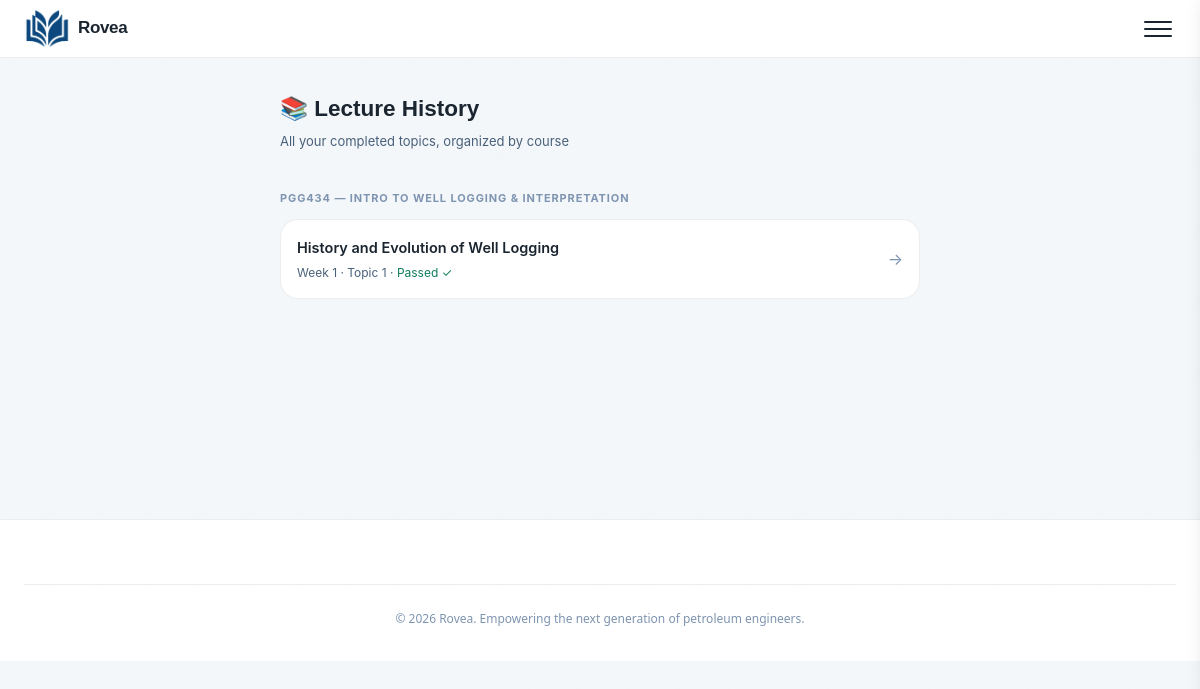
/history/ (signed in), run on an earlier commit of the app's database.
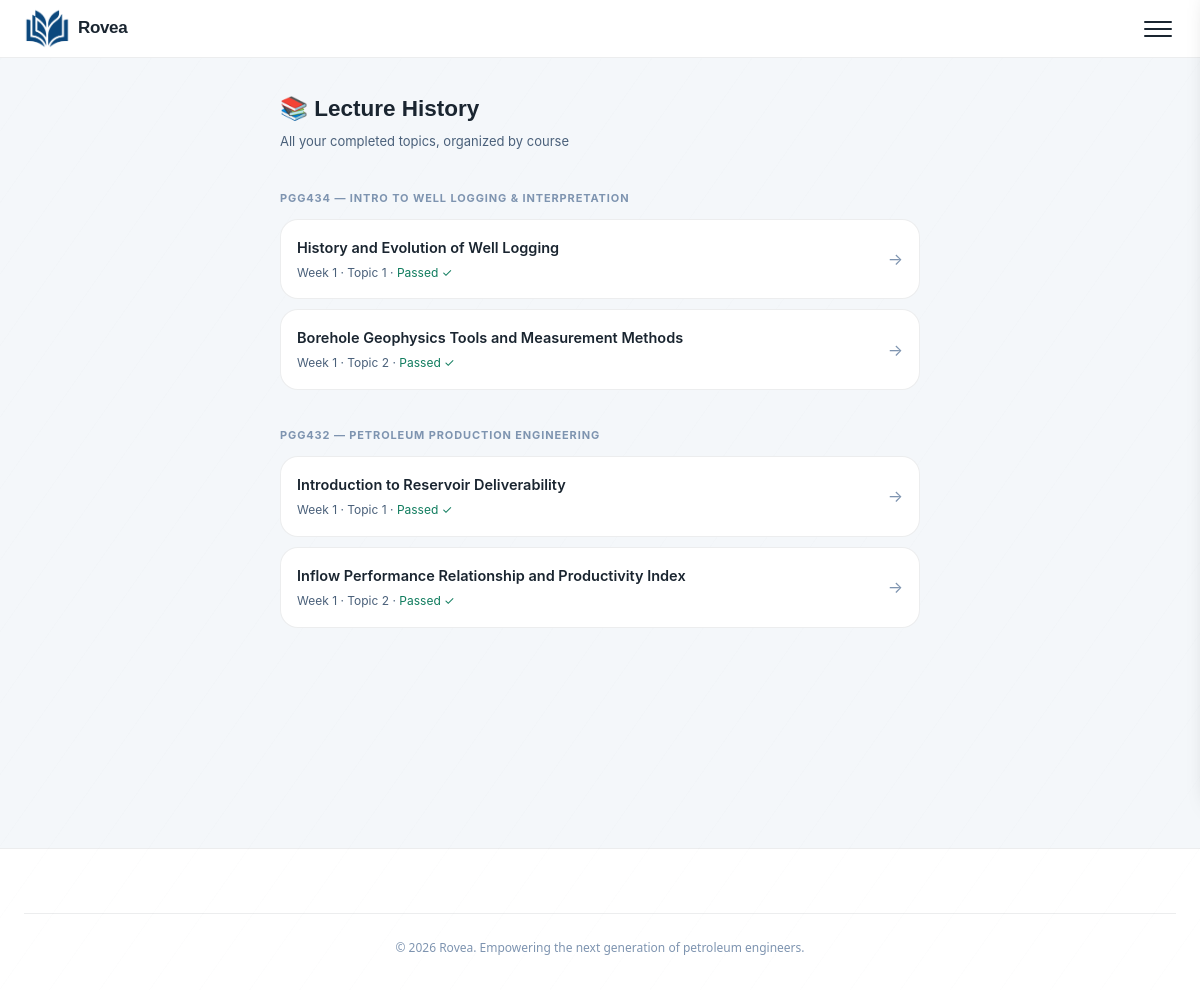
And on a later commit of the database.
### core/models.py (models this page shows, shortened)
class Session(models.Model):
    student = models.ForeignKey(StudentProfile, on_delete=models.CASCADE, related_name="sessions")
    course_code = models.CharField(max_length=10)
    course_title = models.CharField(max_length=100)
    week_number = models.IntegerField(default=1)
    topics = models.JSONField(default=list)
    current_topic_index = models.IntegerField(default=0)
    is_complete = models.BooleanField(default=False)
    xp_earned = models.IntegerField(default=0)
    started_at = models.DateTimeField(auto_now_add=True)
    completed_at = models.DateTimeField(null=True, blank=True)
    class Meta:
        ordering = ["-started_at"]

class TopicSession(models.Model):
    session = models.ForeignKey(Session, on_delete=models.CASCADE, related_name="topic_sessions")
    topic_name = models.CharField(max_length=200)
    topic_index = models.IntegerField(default=0)
    intro_content = models.TextField(blank=True)
    lecture_content = models.TextField(blank=True)
    chunks = models.JSONField(default=list)
    current_chunk_index = models.IntegerField(default=0)
    quiz_question = models.TextField(blank=True)
    quiz_options = models.JSONField(default=list)
    correct_answer_index = models.IntegerField(default=0)
    quiz_explanation = models.TextField(blank=True)
    student_answer_index = models.IntegerField(null=True, blank=True)
    passed_quiz = models.BooleanField(default=False)
    xp_earned = models.IntegerField(default=0)
    is_complete = models.BooleanField(default=False)
    completed_at = models.DateTimeField(null=True, blank=True)
    class Meta:
        ordering = ["topic_index"]

### core/views.py (the view)
# urls.py: path("history/", views.history_view, name="history"),
@login_required
def history_view(request):
    if not hasattr(request.user, "profile"):
        return redirect("onboarding")
    profile = request.user.profile
    topic_sessions = TopicSession.objects.filter(
        session__student=profile,
        is_complete=True
    ).select_related("session").order_by("-session__started_at", "topic_index")
    history_by_course = {}
    for ts in topic_sessions:
        code = ts.session.course_code
        title = ts.session.course_title
        if code not in history_by_course:
            history_by_course[code] = {"course_title": title, "topics": []}
        history_by_course[code]["topics"].append(ts)
    return render(request, "core/history.html", {
        "history_by_course": history_by_course,
    })

### templates/core/history.html (shortened to what this page needs)
{% extends "core/base.html" %}
{% block content %}
<div class="page-container">
  <h2 style="font-family:'Space Grotesk',sans-serif; margin-bottom:4px">📚 Lecture History</h2>
  <p style="font-size:13px; color:var(--text-secondary); margin-bottom:24px">All your completed topics, organized by course</p>
  {% if history_by_course %}
    {% for code, data in history_by_course.items %}
    <div style="margin-bottom:28px">
      <p class="section-label">{{ code }} — {{ data.course_title }}</p>
      <div class="course-list">
        {% for topic in data.topics %}
        <a href="{% url 'review' topic.id %}" class="course-pill">
          <div class="course-pill-left">
            <div class="course-info">
              <div class="course-name">{{ topic.topic_name }}</div>
              <div class="course-code">
                Week {{ topic.session.week_number }} · Topic {{ topic.topic_index|add:1 }}
                {% if topic.passed_quiz %}
                  · <span style="color:var(--green-text)">Passed ✓</span>
                {% else %}
                  · <span style="color:#F08080">Failed ✗</span>
                {% endif %}
              </div>
            </div>
          </div>
          <span class="arrow">→</span>
        </a>
        {% endfor %}
      </div>
    </div>
    {% endfor %}
  {% else %}
    <div class="done-card">
      <div class="done-emoji">📖</div>
      <div class="done-title">No lectures yet</div>
      <div class="done-sub">Complete your first topic to see it here.</div>
    </div>
  {% endif %}
</div>
{% endblock %}

What changed in the data, as far as the page shows it:
added TopicSession: topic_name "Borehole Geophysics Tools and Measurement Methods", session.week_number "1", topic_index|add "2", passed_quiz "Passed ✓", shown under "PGG434"
now on this page (row edited): Session: history_by_course "PGG432", course_title "PETROLEUM PRODUCTION ENGINEERING"
now on this page (row edited): TopicSession: topic_name "Introduction to Reservoir Deliverability", session.week_number "1", topic_index|add "1", passed_quiz "Passed ✓", shown under "PGG432"
added TopicSession: topic_name "Inflow Performance Relationship and Productivity Index", session.week_number "1", topic_index|add "2", passed_quiz "Passed ✓", shown under "PGG432"
